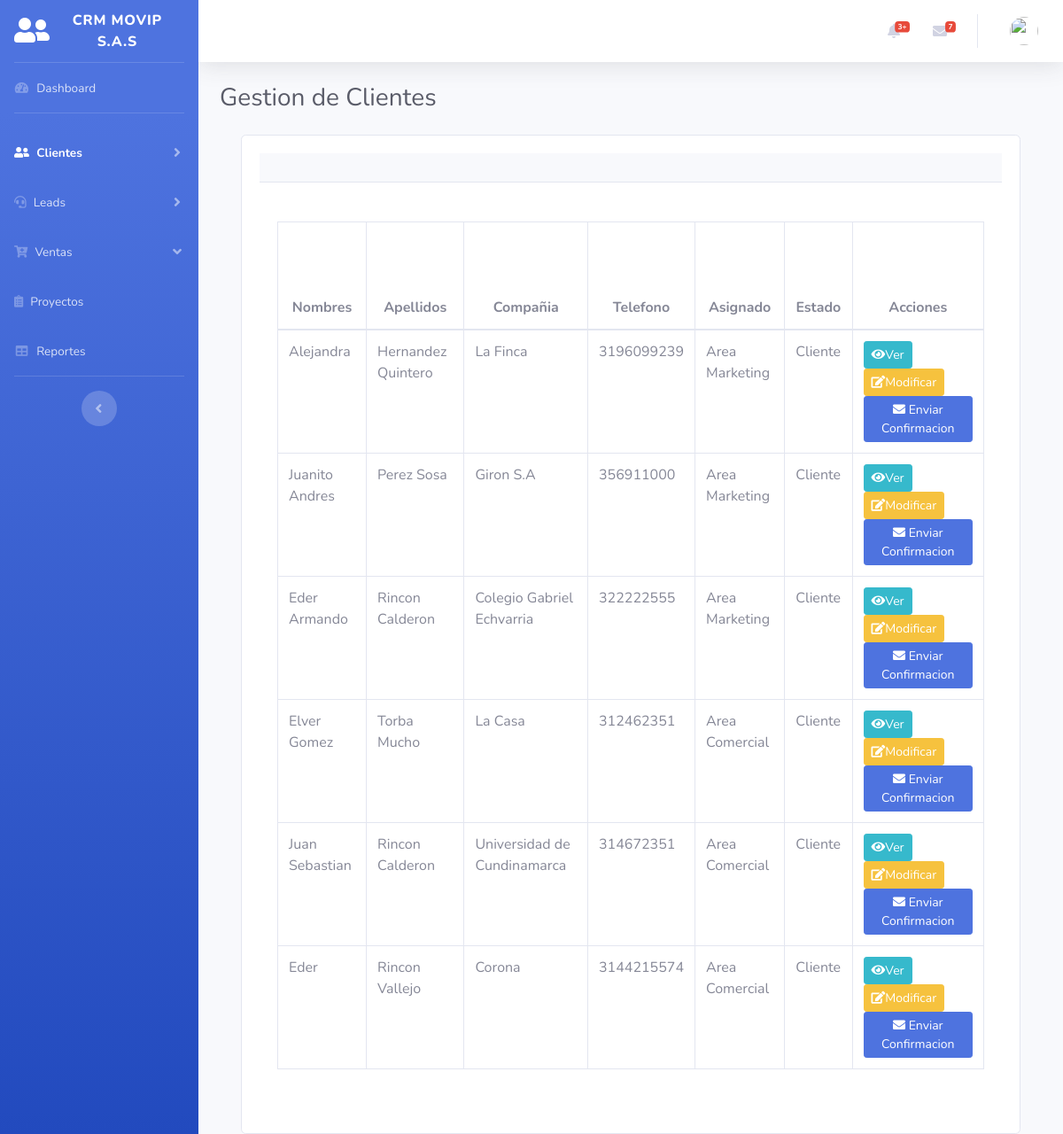
The page /gestionarclientes.php (signed in) on the database its author committed.
### tables this page shows
CREATE TABLE `leads` (
  `id_lead` int(10) NOT NULL,
  `nombre_lead` varchar(50) NOT NULL,
  `segundo_nombre_lead` varchar(50) NOT NULL,
  `primer_apellido_lead` varchar(50) NOT NULL,
  `segundo_apellido_lead` varchar(50) NOT NULL,
  `tipodocumento_lead` varchar(100) NOT NULL,
  `documento_lead` int(20) NOT NULL,
  `telefono_lead` bigint(100) NOT NULL,
  `email_lead` varchar(50) NOT NULL,
  `departamento_lead` varchar(100) NOT NULL,
  `ciudad_lead` varchar(30) NOT NULL,
  `direccion_lead` varchar(100) NOT NULL,
  `estado_lead` int(20) NOT NULL,
  `compañia_lead` varchar(100) NOT NULL,
  `asignado_lead` varchar(30) NOT NULL,
  `comentario_lead` text NOT NULL,
  `recurso_lead` varchar(50) NOT NULL
);

### gestionarclientes.php (the view, shortened to what this page needs)
<?php
include("conlead.php");
$tipo_usuario = $_SESSION['tipo_usuario'];
?>
<!DOCTYPE html>
<html lang="en">
<head>
  <link href="vendor/fontawesome-free/css/all.min.css" rel="stylesheet" type="text/css">
  <link href="css/sb-admin-2.min.css" rel="stylesheet">
</head>
<body id="page-top">
  <div id="wrapper">
    <ul class="navbar-nav bg-gradient-primary sidebar sidebar-dark accordion" id="accordionSidebar">
      <a class="sidebar-brand d-flex align-items-center justify-content-center" href="principal.php">
        <div class="sidebar-brand-icon">
          <i class="fas fa-user-friends"></i>
        </div>
        <div class="sidebar-brand-text mx-3">CRM Movip S.A.S</div>
      </a>
      <hr class="sidebar-divider my-0">
      <li class="nav-item inactive">
        <a class="nav-link" href="principal.php">
          <i class="fas fa-fw fa-tachometer-alt"></i>
          <span>Dashboard</span></a>
      </li>
      <hr class="sidebar-divider">
      <?php if ($tipo_usuario == 1) { ?>
        <li class="nav-item active">
          <a class="nav-link collapsed" href="#" data-toggle="collapse" data-target="#collapseTwo" aria-expanded="true" aria-controls="collapseTwo">
            <i class="fas fa-user-friends"></i>
            <span>Clientes</span>
          </a>
        </li>
        <li class="nav-item">
          <a class="nav-link collapsed" href="#" data-toggle="collapse" data-target="#collapseUtilities" aria-expanded="true" aria-controls="collapseUtilities">
            <i class="fas fa-headset"></i>
            <span>Leads</span>
          </a>
        </li>
        <li class="nav-item">
          <a class="nav-link" href="#" data-toggle="collapse" data-target="#collapsePages" aria-expanded="true" aria-controls="collapsePages">
            <i class=" fas fa-cart-plus"></i></i>
            <span>Ventas</span>
          </a>
        </li>
        <li class="nav-item">
          <a class="nav-link" href="charts.html">
            <i class="fas fa-clipboard-list "></i>
            <span>Proyectos</span></a>
        </li>
        <li class="nav-item">
          <a class="nav-link" href="tables.html">
            <i class="fas fa-fw fa-table"></i>
            <span>Reportes</span></a>
        </li>
      <?php } ?>
      <hr class="sidebar-divider d-none d-md-block">
      <div class="text-center d-none d-md-inline">
        <button class="rounded-circle border-0" id="sidebarToggle"></button>
      </div>
    </ul>
    <div id="content-wrapper" class="d-flex flex-column">
      <div id="content">
        <nav class="navbar navbar-expand navbar-light bg-white topbar mb-4 static-top shadow">
          <ul class="navbar-nav ml-auto">
            <li class="nav-item dropdown no-arrow mx-1">
              <a class="nav-link dropdown-toggle" href="#" id="alertsDropdown" role="button" data-toggle="dropdown" aria-haspopup="true" aria-expanded="false">
                <i class="fas fa-bell fa-fw"></i>
                <span class="badge badge-danger badge-counter">3+</span>
              </a>
            </li>
            <li class="nav-item dropdown no-arrow mx-1">
              <a class="nav-link dropdown-toggle" href="#" id="messagesDropdown" role="button" data-toggle="dropdown" aria-haspopup="true" aria-expanded="false">
                <i class="fas fa-envelope fa-fw"></i>
                <span class="badge badge-danger badge-counter">7</span>
              </a>
            </li>
            <li class="nav-item dropdown no-arrow">
              <a class="nav-link dropdown-toggle" href="#" id="userDropdown" role="button" data-toggle="dropdown" aria-haspopup="true" aria-expanded="false">
                <img class="img-profile rounded-circle" src="https://source.unsplash.com/QAB-WJcbgJk/60x60">
              </a>
            </li>
          </ul>
        </nav>
        <div class="container-fluid">
          <div class="d-sm-flex align-items-center justify-content-between mb-4">
            <h1 class="h3 mb-0 text-gray-800">Gestion de Clientes</h1>
          </div>
          <fieldset>
            <div class="container p-8">
              <div class="group">
                <div class="card card-body">
                  <div class="form-group" id="responsive-form">
                    <fieldset>
                      <div class="card-header py-3">
                      </div>
                      <div class="card-body">
                        <div class="table-responsive">
                          <table id="data_table" class="table table-bordered" cellspacing="0" width="100%">
                            <thead>
                              <tr>
                                <th>
                                  <center>Nombres </center>
                                </th>
                                <th>
                                  <center>Apellidos </center>
                                </th>
                                <th>
                                  <center>Compañia</center>
                                </th>
                                <th>
                                  <center>Telefono</center>
                                </th>
                                <th>
                                  <center>Asignado</center>
                                </th>
                                <th>
                                  <center>Estado</center>
                                </th>
                                <th>
                                  <center>Acciones</center>
                                </th>
                              </tr>
                            </thead>
                            <?php
                            $sql = "SELECT * FROM leads WHERE estado_lead = '1' && id_lead <> '1'";
                            $result = mysqli_query($conexion2, $sql);
                            while ($mostrar = mysqli_fetch_array($result)) {
                              echo "<tr>";
                              echo "<td>";
                              echo $mostrar['nombre_lead'], ' ', $mostrar['segundo_nombre_lead'];
                              echo "</td>";
                              echo "<td>";
                              echo $mostrar['primer_apellido_lead'], ' ', $mostrar['segundo_apellido_lead'];
                              echo "</td>";
                              echo "<td>";
                              echo $mostrar['compañia_lead'];
                              echo "</td>";
                              echo "<td>";
                              echo $mostrar['telefono_lead'];
                              echo "</td>";
                              echo "<td>";
                              echo $mostrar['asignado_lead'];
                              echo "</td>";
                              echo "<td>";
                              if ($mostrar['estado_lead'] = '1') {
                                echo 'Cliente';
                              }
                              echo "</td>";
                              echo "<colspan='24'><div class='btn-group'><th>
                              <a href='vercliente.php?id=$mostrar[id_lead]'><button type='button' class='btn btn-outline-info btn-sm active'><i class='fa fa-eye'></i>Ver</button></a>
                              <a href='modificarlead.php?id=$mostrar[id_lead]'><button type='button' class='btn btn-outline-warning btn-sm active'><i class='fa fa-edit'></i>Modificar</button></a>
                              <a href='Confirmacion.php'><button type='button' class='btn btn-sm btn-primary'><i class='fa fa-envelope '></i> Enviar Confirmacion</button></a>";
                            }
                            ?>
                          </table>
                        </div>
                      </div>
                  </div>
                </div>
              </div>
            </div>
        </div>
      </div>
    </div>
  </div>
</body>
</html>

### rows shown on the page
leads: nombre_lead "Alejandra", primer_apellido_lead "Hernandez", segundo_apellido_lead "Quintero", compañia_lead "La Finca", telefono_lead "3196099239", asignado_lead "Area Marketing"
leads: nombre_lead "Juanito", segundo_nombre_lead "Andres", primer_apellido_lead "Perez", segundo_apellido_lead "Sosa", compañia_lead "Giron S.A", telefono_lead "356911000", asignado_lead "Area Marketing"
leads: nombre_lead "Eder", segundo_nombre_lead "Armando", primer_apellido_lead "Rincon", segundo_apellido_lead "Calderon", compañia_lead "Colegio Gabriel Echvarria", telefono_lead "322222555", asignado_lead "Area Marketing"
leads: nombre_lead "Elver", segundo_nombre_lead "Gomez", primer_apellido_lead "Torba", segundo_apellido_lead "Mucho", compañia_lead "La Casa", telefono_lead "312462351", asignado_lead "Area Comercial"
leads: nombre_lead "Juan", segundo_nombre_lead "Sebastian", primer_apellido_lead "Rincon", segundo_apellido_lead "Calderon", compañia_lead "Universidad de Cundinamarca", telefono_lead "314672351", asignado_lead "Area Comercial"
leads: nombre_lead "Eder", primer_apellido_lead "Rincon", segundo_apellido_lead "Vallejo", compañia_lead "Corona", telefono_lead "3144215574", asignado_lead "Area Comercial"
